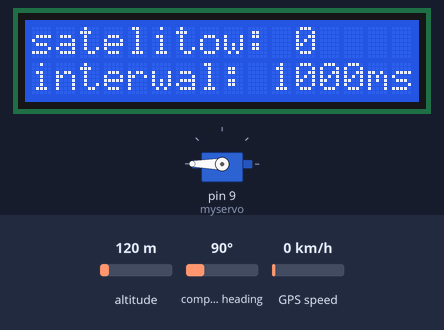
Simulated run of this sketch. Board: Arduino Uno, built with avr-gcc and run on an emulated ATmega328P. On the bench: servo, 16×2 character LCD. The inputs (shaded band) are chosen by the test bench; at power-on: altitude 120 m, compass heading 90°, GPS speed 0 km/h. Storage starts empty; the GPS gets a fix after 3 s at 37.7749, -122.4194 with 8 satellites.

Above: at 0.3 s.
At 18.21 s:
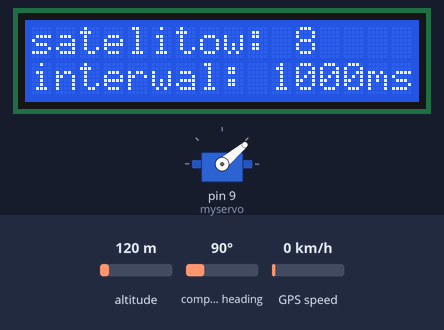
At 39.3 s:
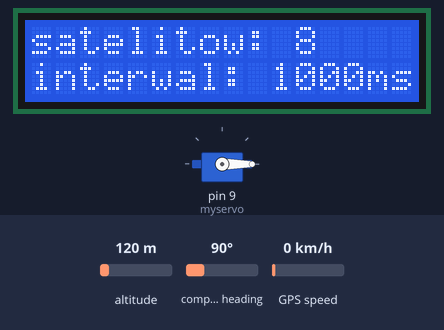
Timing chart, 0 to 40.0 s (numbered marks = the images above):
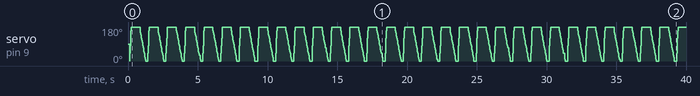

The sketch:

gps-shutter-display.ino
```cpp
/* Code for Arduino based system.
Every set time GPS module is gathering data
and shutter is triggering photo.
Display is showing status.
by Jacek Bera */


#include <TinyGPS++.h>
#include <SoftwareSerial.h>
#include <SPI.h>
#include <SD.h>
#include <Wire.h>
#include <LiquidCrystal_I2C.h>
#include <Servo.h>

// Delay in ms, 1000ms=1s=1Hz
int x = 1000;

// Set address of display on 0x27
LiquidCrystal_I2C lcd(0x27, 2, 1, 0, 4, 5, 6, 7, 3, POSITIVE);

const int chipSelect = 10;

static const int RXPin = 8, TXPin = 7;
static const uint32_t GPSBaud = 9600;

// TinyGPS++ object
TinyGPSPlus gps;

// Serial connection to the GPS device
SoftwareSerial ss(RXPin, TXPin);

Servo myservo;
int pos = 0;

void setup()
{

  myservo.attach(9);
  Serial.begin(115200);
  ss.begin(GPSBaud);
  if (!SD.begin(chipSelect)) {
    return;
  }

}
void loop()
{
  lcd.begin(16, 2);
  lcd.backlight();
  lcd.clear();
  lcd.setCursor(0, 0);
  lcd.print("satelitow: ");
  lcd.print(gps.satellites.value());
  lcd.setCursor(0, 1);
  lcd.print("interwal: ");
  lcd.print(x);
  lcd.print("ms");

// Trigger goes from 0 degrees to 180 degrees
  for (pos = 0; pos <= 360; pos += 40) {
// Tell servo to go to position in variable 'pos'
    myservo.write(pos);
// Waits 25ms for the servo to reach the position
    smartDelay(25);
  }
// Goes from 180 degrees to 0 degrees
  for (pos = 360; pos >= 0; pos -= 10) {
// Tell servo to go to position in variable 'pos'
    myservo.write(pos);
// Waits 15ms for the servo to reach the position
    smartDelay(25);
  }

      File dataFile = SD.open("datalog.txt", FILE_WRITE);
      if (dataFile) {
        dataFile.print(gps.satellites.value());
        dataFile.print("; ");
        dataFile.print(gps.hdop.value());
        dataFile.print("; ");
        dataFile.print(gps.location.lat(), 6);
        dataFile.print("; ");
        dataFile.print(gps.location.lng(), 6);
        dataFile.print("; ");
        dataFile.print(gps.location.age());
        dataFile.print("; ");
        dataFile.print(gps.altitude.meters());
        dataFile.print("; ");
        dataFile.print(gps.course.deg());
        dataFile.print("; ");
        dataFile.print(gps.speed.kmph());
        dataFile.print("; ");
        dataFile.print(gps.time.value());
        dataFile.print("; ");
        dataFile.println();
        dataFile.close();
      }
    }

void smartDelay(unsigned long ms)
{
  unsigned long start = millis();
  do
  {
    while (ss.available())
      gps.encode(ss.read());
  }
  while (millis() - start < ms);
}
```
